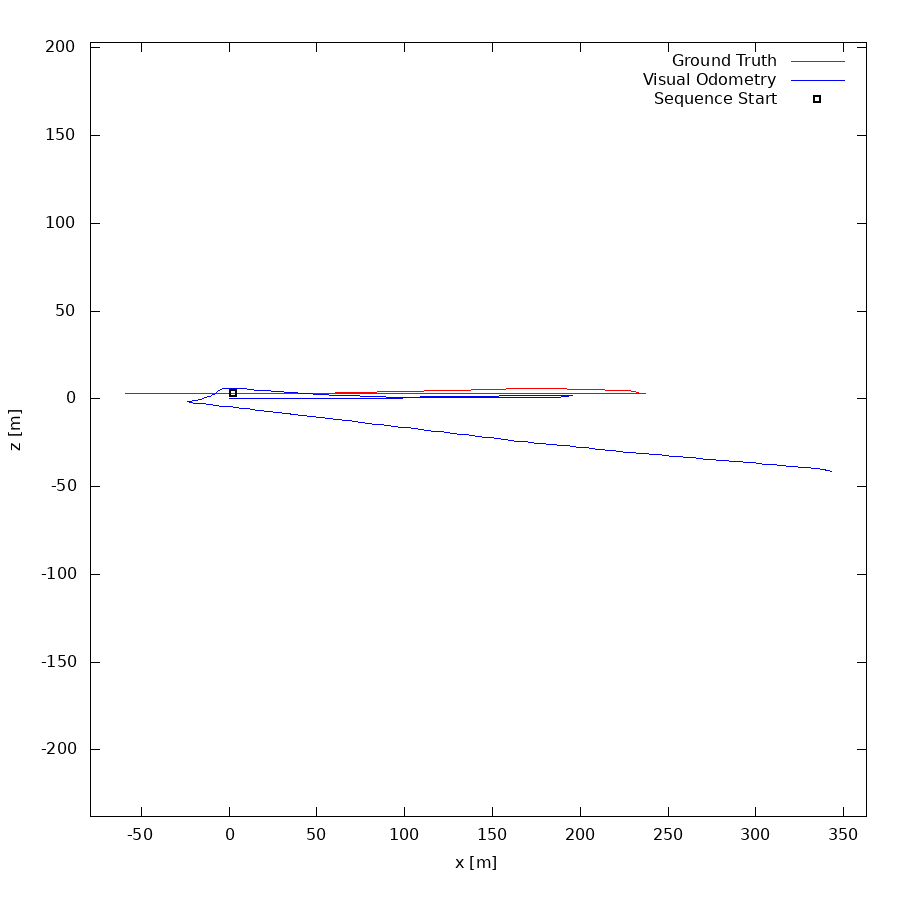

Write gnuplot code to recreate this figure.
set term postscript eps enhanced color
set output "03.eps"
set size ratio -1
set xrange [-79:363]
set yrange [-238:203]
set xlabel "x [m]"
set ylabel "z [m]"
plot "03.txt" using 1:2 lc rgb "#FF0000" title 'Ground Truth' w lines,"03.txt" using 3:4 lc rgb "#0000FF" title 'Visual Odometry' w lines,"< head -1 03.txt" using 1:2 lc rgb "#000000" pt 4 ps 1 lw 2 title 'Sequence Start' w points
